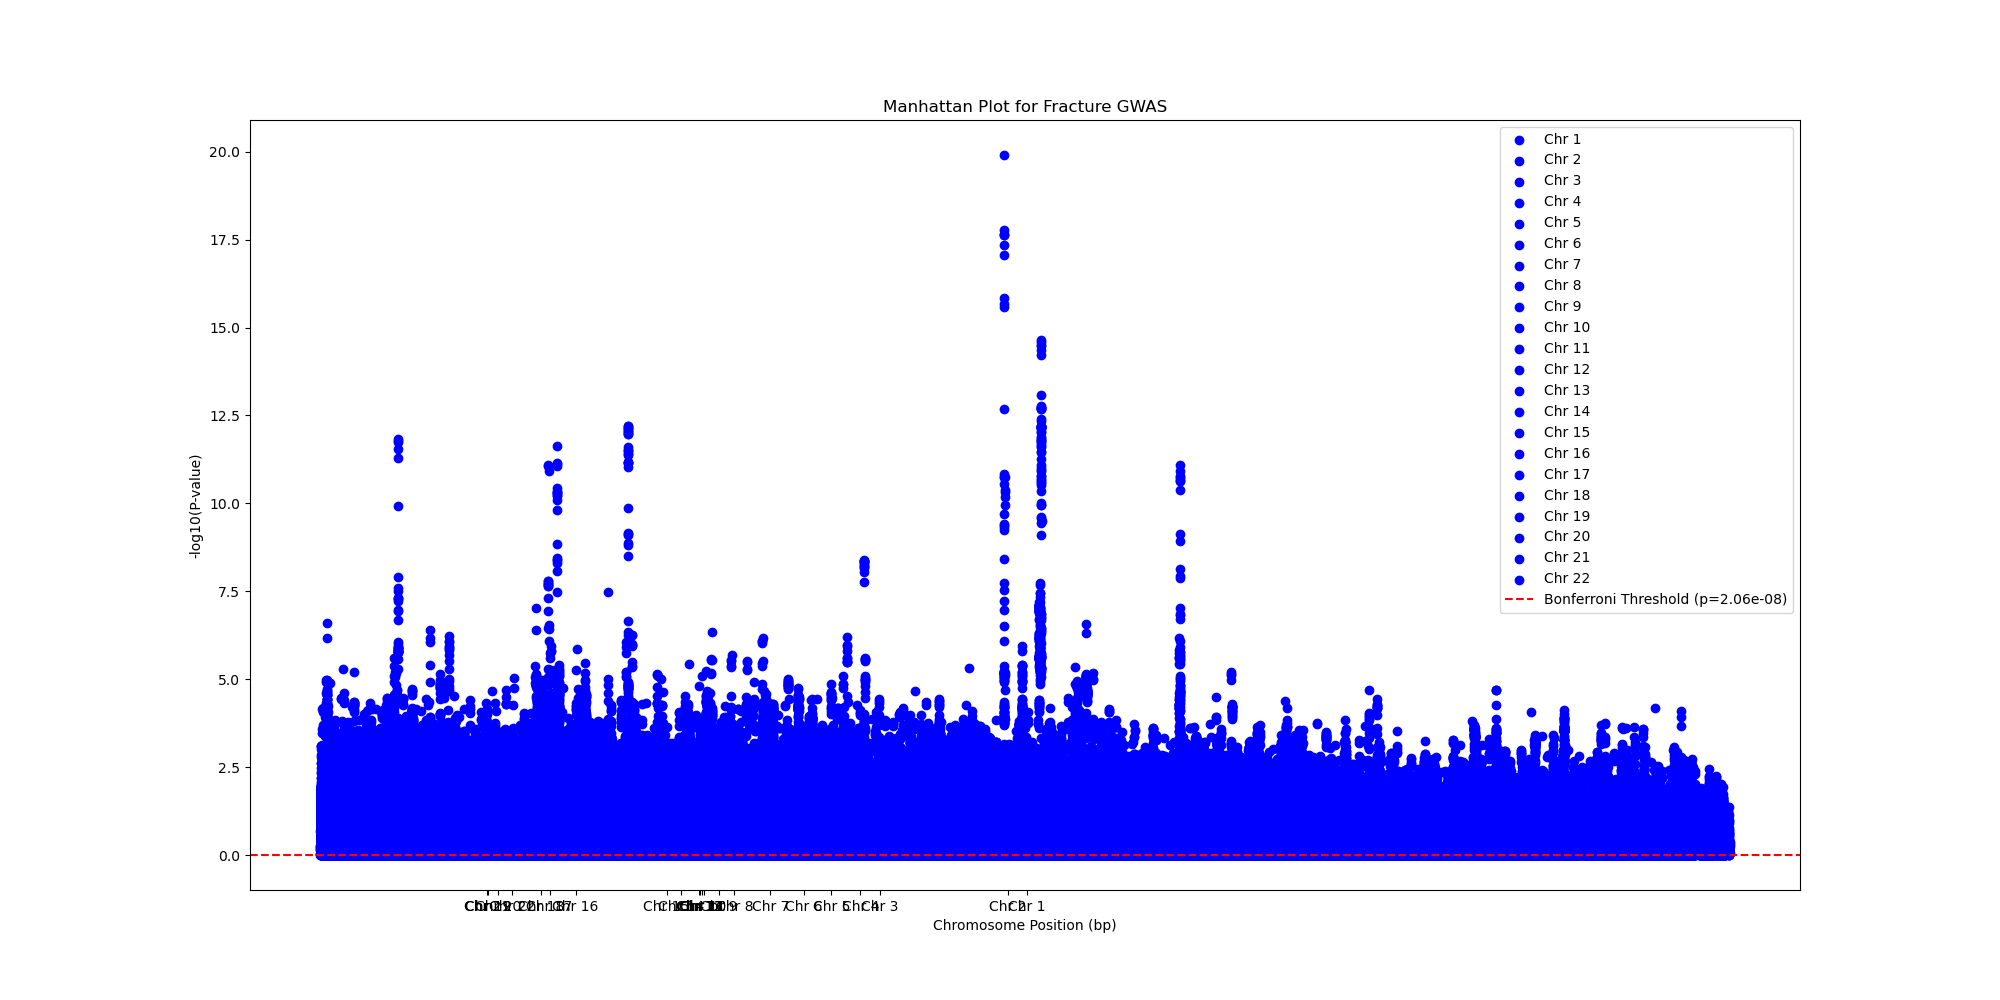

This figure's Python source:
import pandas as pd
import matplotlib.pyplot as plt
import numpy as np

data = pd.read_csv('BMJ2018-fracture.txt', sep='\t')
data['LogP'] = -np.log10(data['P'])
chr_positions = {}
for chr_num in data['CHR'].unique():
    chr_data = data[data['CHR'] == chr_num]
    chr_positions[chr_num] = (chr_data['BP'].min(), chr_data['BP'].max())
plt.figure(figsize=(20, 10))
for chr_num in sorted(chr_positions.keys()):
    start, end = chr_positions[chr_num]
    chr_data = data[data['CHR'] == chr_num]
    plt.scatter(chr_data['BP'], chr_data['LogP'], color='blue', label=f'Chr {chr_num}')
tick_positions = []
tick_labels = []
for chr_num in sorted(chr_positions.keys()):
    start, end = chr_positions[chr_num]
    tick_positions.append((start + end) / 2)
    tick_labels.append(f'Chr {chr_num}')
plt.xticks(tick_positions, tick_labels)
p_value_threshold = 0.05 / len(data)
plt.axhline(y=p_value_threshold, color='r', linestyle='--', label=f'Bonferroni Threshold (p={p_value_threshold:.2e})')
plt.legend()
plt.xlabel('Chromosome Position (bp)')
plt.ylabel('-log10(P-value)')
plt.title('Manhattan Plot for Fracture GWAS')
plt.savefig('manhattan_plot.png')
plt.close()
